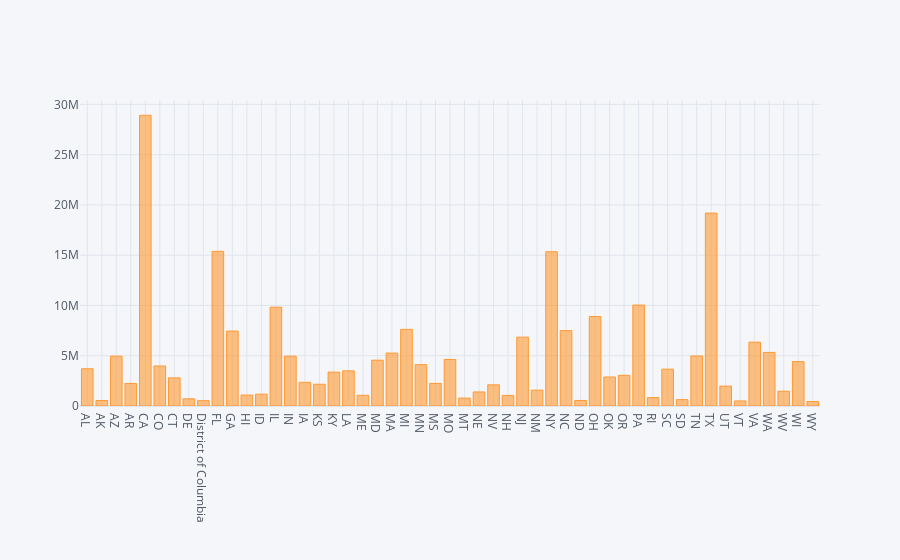

Notebook code cell kept with this figure:
### Code cell
# create the plot with kind is bar, x is State and y is Voting-Age Population (VAP)
usdf.iplot(x = 'State Abv', y = 'Voting-Age Population (VAP)', kind = 'bar')

### Figure 1 — Plotly figure (JSON) as saved in the notebook; plotly's stock layout.template omitted (floating-point values rounded to 4 significant figures)
{"data": [{"marker": {"color": "rgba(255, 153, 51, 0.6)", "line": {"color": "rgba(255, 153, 51, 1.0)", "width": 1}}, "name": "Voting-Age Population (VAP)", "orientation": "v", "text": "", "type": "bar", "x": ["AL", "AK", "AZ", "AR", "CA", "CO", "CT", "DE", "District of Columbia", "FL", "GA", "HI", "ID", "IL", "IN", "IA", "KS", "KY", "LA", "ME", "MD", "MA", "MI", "MN", "MS", "MO", "MT", "NE", "NV", "NH", "NJ", "NM", "NY", "NC", "ND", "OH", "OK", "OR", "PA", "RI", "SC", "SD", "TN", "TX", "UT", "VT", "VA", "WA", "WV", "WI", "WY"], "y": [3707440, 543763, 4959270, 2242740, 28913129, 3981208, 2801375, 715708, 528848, 15380947, 7452696, 1088335, 1173727, 9827043, 4960376, 2356209, 2162442, 3368684, 3495847, 1064779, 4553853, 5263550, 7625576, 4114820, 2246931, 4628500, 785454, 1396507, 2105976, 1047978, 6847503, 1573400, 15344671, 7496980, 549955, 8896930, 2885093, 3050747, 10037099, 834983, 3662322, 631472, 4976284, 19185395, 1978956, 502242, 6348827, 5329782, 1472642, 4417273, 441726]}], "layout": {"legend": {"bgcolor": "#F5F6F9", "font": {"color": "#4D5663"}}, "paper_bgcolor": "#F5F6F9", "plot_bgcolor": "#F5F6F9", "title": {"font": {"color": "#4D5663"}}, "xaxis": {"gridcolor": "#E1E5ED", "showgrid": true, "tickfont": {"color": "#4D5663"}, "title": {"font": {"color": "#4D5663"}, "text": ""}, "zerolinecolor": "#E1E5ED"}, "yaxis": {"gridcolor": "#E1E5ED", "showgrid": true, "tickfont": {"color": "#4D5663"}, "title": {"font": {"color": "#4D5663"}, "text": ""}, "zerolinecolor": "#E1E5ED"}}}
